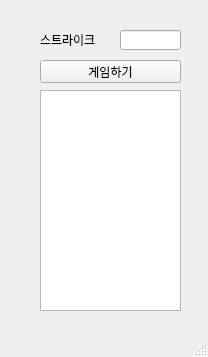
<?xml version="1.0" encoding="UTF-8"?>
<ui version="4.0">
 <class>MainWindow</class>
 <widget class="QMainWindow" name="MainWindow">
  <property name="geometry">
   <rect>
    <x>0</x>
    <y>0</y>
    <width>208</width>
    <height>357</height>
   </rect>
  </property>
  <property name="windowTitle">
   <string>MainWindow</string>
  </property>
  <widget class="QWidget" name="centralwidget">
   <widget class="QLabel" name="lbl">
    <property name="geometry">
     <rect>
      <x>40</x>
      <y>30</y>
      <width>71</width>
      <height>20</height>
     </rect>
    </property>
    <property name="text">
     <string>스트라이크</string>
    </property>
   </widget>
   <widget class="QLineEdit" name="le">
    <property name="geometry">
     <rect>
      <x>120</x>
      <y>30</y>
      <width>61</width>
      <height>20</height>
     </rect>
    </property>
   </widget>
   <widget class="QPushButton" name="pb">
    <property name="geometry">
     <rect>
      <x>40</x>
      <y>60</y>
      <width>141</width>
      <height>23</height>
     </rect>
    </property>
    <property name="text">
     <string>게임하기</string>
    </property>
   </widget>
   <widget class="QTextEdit" name="te">
    <property name="geometry">
     <rect>
      <x>40</x>
      <y>90</y>
      <width>141</width>
      <height>221</height>
     </rect>
    </property>
   </widget>
  </widget>
  <widget class="QMenuBar" name="menubar">
   <property name="geometry">
    <rect>
     <x>0</x>
     <y>0</y>
     <width>208</width>
     <height>21</height>
    </rect>
   </property>
  </widget>
  <widget class="QStatusBar" name="statusbar"/>
 </widget>
 <resources/>
 <connections/>
</ui>
